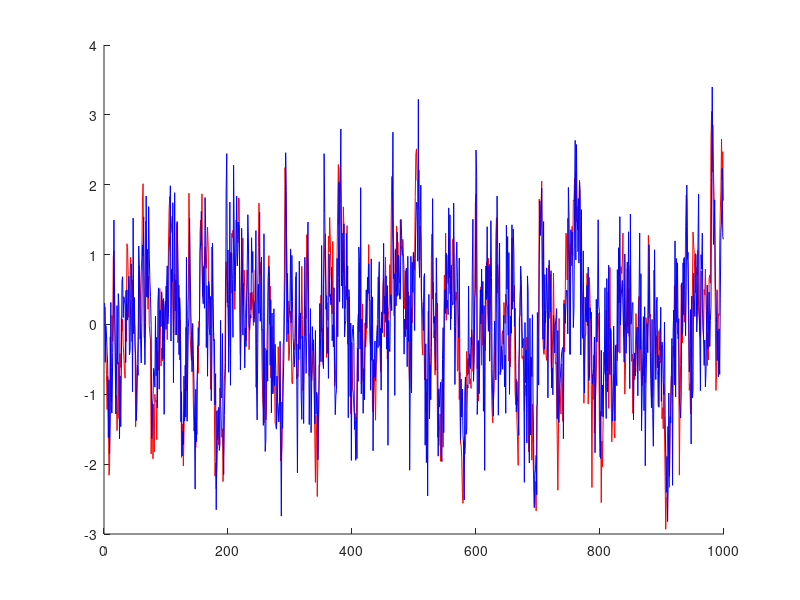
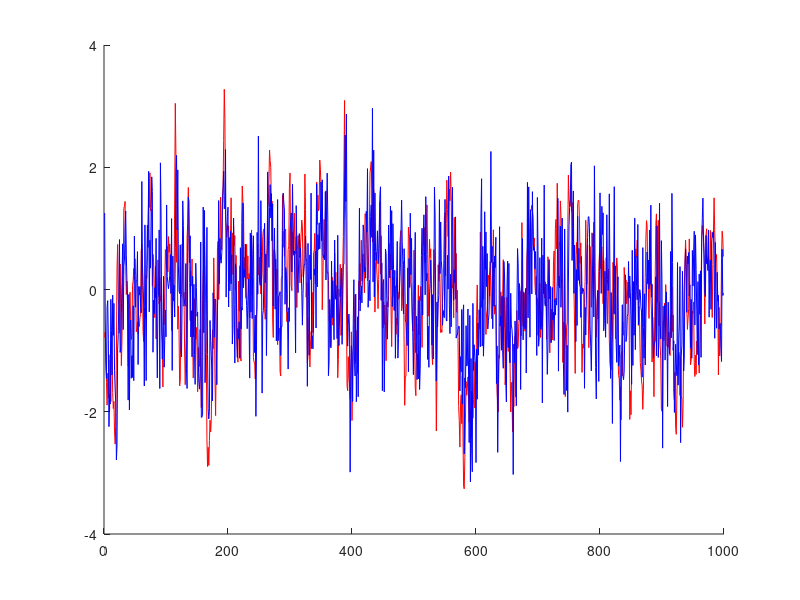
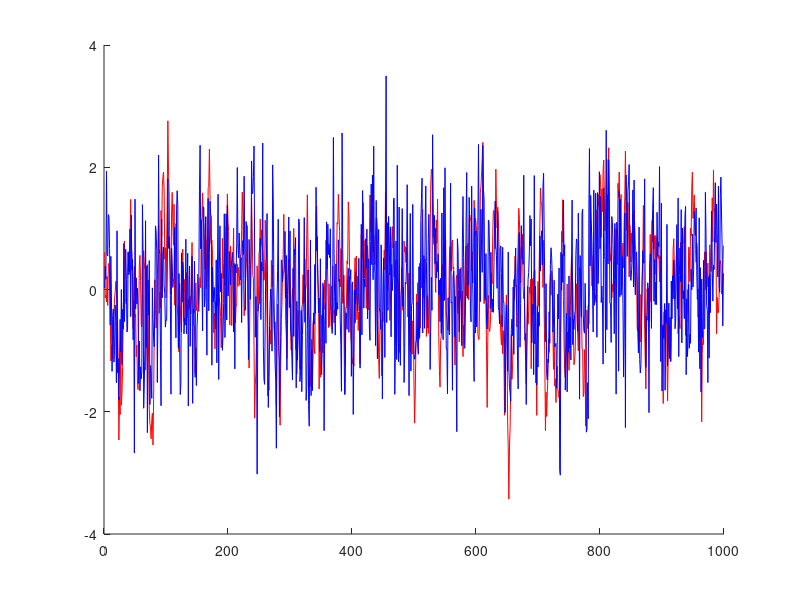

The MATLAB source for these figures, in order:
vsigs = [.01,.5,1];
for idx=1:length(vsigs)
    wmean = 0;
    wsig = .6;
    wcount = 1000;
    
    xmult = .8;
    xr = @(xmult, xp, wsig) ...
        xmult*xp + wsig*randn(1, 1);
    
    %Generate signal for 1:1000, using random value as initial Xr-1
    x(1) = 0;
    for t=2:wcount
        x(t) = xr(xmult,x(t-1),wsig);
    end
    
    %Remove initializer
    x = x(2:end);
    
    vmean = 0;
    vsig = vsigs(idx);
    
    ymult = .9;
    yk = @(ymult, xk, vsig) ...
        ymult*xk + vsig*randn(1,1);
    
    %Generate received waveform, given x
    for t=1:length(x)
        y(t) = yk(ymult, x(t), vsig);
    end
    
    %Kalman Filtering
    %Init and function definitions
    last_mean = wmean;
    last_sig = wsig;
    last_mean_k = wmean;
    last_sig_k = wsig;
    
    pred_mean = @(last_mean) ...
        xmult*last_mean;
    pred_sig = @(last_sig) ...
        sqrt(xmult^2*last_sig^2+wsig^2);

    %Different Approach - trouble shooting
    k_gain = @(pred_sig) ...
        pred_sig*ymult/(ymult^2*pred_sig+vsig);
    k_post_mean = @(pred_mean, pred_sig, meas_val) ...
        pred_mean+k_gain(pred_sig)*(meas_val-ymult*pred_mean);
    k_post_sig = @(pred_sig) ...
        pred_sig - k_gain(pred_sig)*ymult*pred_sig;
    
    %Class Approach
    post_mean = @(pred_mean, pred_sig, meas_val, meas_sig) ...
        ((pred_mean/(pred_sig^2))+(meas_val/(meas_sig^2)))/((1/(pred_sig^2))+(1/(meas_sig^2)));
    post_sig = @(pred_sig, meas_sig) ...
        (sqrt((1/(pred_sig^2))+(1/(meas_sig^2))))^-1;
    
    %Generate all predictions and update
    ye = zeros([1,length(x)]);
    yek = zeros([1,length(x)]);
    for i=1:length(x)
        temp_mean_k = pred_mean(last_mean_k);
        temp_sig_k = pred_sig(last_sig_k);
        
        temp_mean = pred_mean(last_mean);
        temp_sig = pred_sig(last_sig);
        
        ye(i) = normrnd(temp_mean, temp_sig);
        yek(i) = normrnd(temp_mean_k, temp_sig_k);
        
        last_mean_k = k_post_mean(temp_mean_k, temp_sig_k, y(i));
        last_sig_k = k_post_sig(temp_sig_k);
        
        last_mean = post_mean(temp_mean, temp_sig, y(i), vsig);
        last_sig = post_sig(temp_sig, vsig);
    end
    
    figure();
    hold on;
    plot(x, 'red');
    %plot(y, 'green');
    plot(ye, 'blue');
    %plot(yek, 'black');
    hold off;
end
